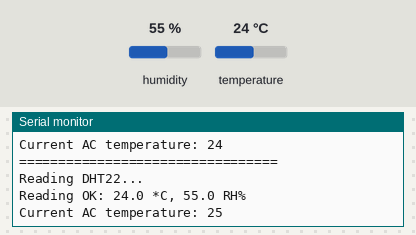
Simulated run of this sketch. Board: Arduino Uno, built with avr-gcc and run on an emulated ATmega328P. Parts: the last lines printed to the serial monitor. Inputs (shaded band) come from the test bench; at power-on: humidity 55 %, temperature 24 °C.

Above: at 3.3 s.
3.4 s: humidity set to 22 %
At 6.3 s:
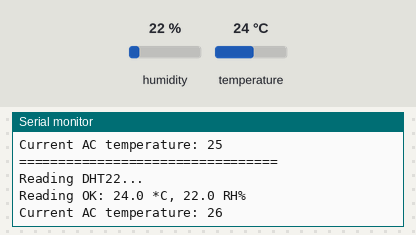
6.7 s: temperature set to 12 °C
At 9.1 s:
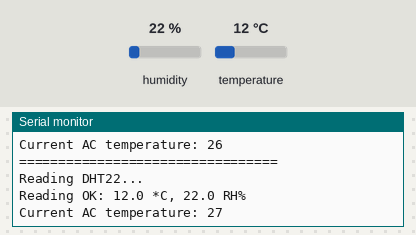
10.0 s: humidity set to 40 %
At 10.7 s:
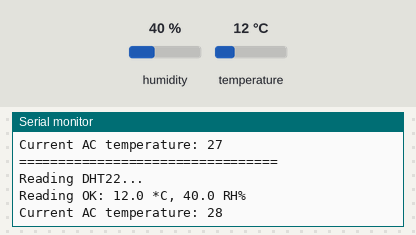
Timing chart, 0 to 13.0 s (numbered marks = the images above; inputs shaded):
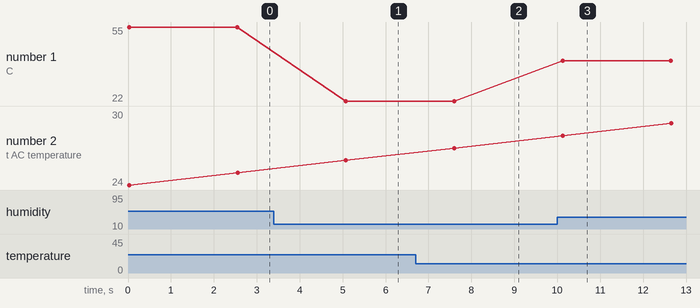

The sketch:

dht22.ino
```cpp
#include <SimpleDHT.h>

// Pin configuration for DHT22
const int pinDHT22 = 2;
SimpleDHT22 dht22(pinDHT22);

// System configuration
const int MIN_AC_TEMP = 16;
const int MAX_AC_TEMP = 30;
const float TEMP_UPPER_THRESHOLD = 28.0;
const float TEMP_LOWER_THRESHOLD = 26.0;

// Global variables
int sleeping_Condition = 1;  // 0: light sleep, 1: deep sleep
int AC_temperature = 24;     // Default AC temperature
int infared_Sensor[15];      // IR codes for temperatures 16-30
int signal2 = 0;

// Function prototypes
int AC_Monitoring(float temperature);

void setup() {
  Serial.begin(115200);

  // Initialize infrared sensor array (you'll need to add your AC's IR codes)
  for (int i = 0; i < 15; i++) {
    infared_Sensor[i] = 0;  // Replace with actual IR codes
  }
}

void loop() {
  Serial.println("=================================");
  Serial.println("Reading DHT22...");

  float temperature = 0;
  float humidity = 0;
  int err = SimpleDHTErrSuccess;

  // Read temperature and humidity
  if ((err = dht22.read2(&temperature, &humidity, NULL)) != SimpleDHTErrSuccess) {
    Serial.print("Read DHT22 failed, err=");
    Serial.println(err);
    delay(2000);
    return;  // Changed from return 0 to return
  }

  // Validate AC temperature range
  if (AC_temperature < MIN_AC_TEMP || AC_temperature > MAX_AC_TEMP) {
    Serial.println("AC temperature out of range!");
    AC_temperature = 24;  // Reset to default
    delay(2000);
    return;  // Changed from return 0 to return
  }

  // Print current readings
  Serial.print("Reading OK: ");
  Serial.print(temperature, 1);  // Display with 1 decimal place
  Serial.print(" *C, ");
  Serial.print(humidity, 1);
  Serial.println(" RH%");
  Serial.print("Current AC temperature: ");
  Serial.println(AC_temperature);

  // Monitor and adjust AC
  signal2 = AC_Monitoring(temperature);
  if (signal2 != 0) {
    Serial.print("Adjusting AC to: ");
    Serial.println(AC_temperature);
  }

  delay(2500);
}

int AC_Monitoring(float temperature) {
  int index;

  if (temperature > TEMP_UPPER_THRESHOLD) {
    // Decrease temperature
    if (AC_temperature > MIN_AC_TEMP) {
      AC_temperature--;
      index = AC_temperature - MIN_AC_TEMP;
      return infared_Sensor[index];
    }
  } else if (temperature < TEMP_LOWER_THRESHOLD) {
    // Increase temperature
    if (AC_temperature < MAX_AC_TEMP) {
      AC_temperature++;
      index = AC_temperature - MIN_AC_TEMP;
      return infared_Sensor[index];
    }
  }

  return 0;  // No change needed
}
```

Measured:
- after the input at 3.4 s, the serial monitor: prints a new line after 1.7 s (image 1)
- after the input at 6.7 s, the serial monitor: prints a new line after 0.90 s (image 2)
- after the input at 10.0 s, the serial monitor: prints a new line after 0.12 s (image 3)
- plotted number 1: 22 → 40 after the input at 10.0 s
